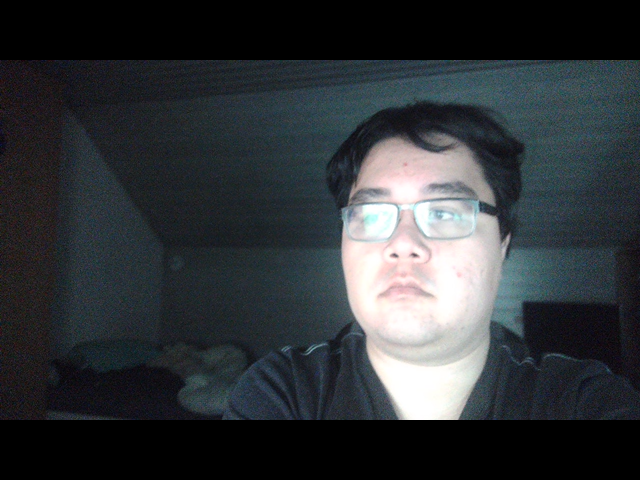
#> input picture src/solo/build_face/dataset/jan/00000.png, 640 x 480 px, given in place of the camera
$ python build_face_dataset.py
#> lines starting #> are read from the running program, lines starting #| are printed output that depends on the picture
import os
import time

import cv2
import imutils
from imutils.video import VideoStream

# load OpenCV's Haar cascade for face detection from disk
detector = cv2.CascadeClassifier("haarcascade_frontalface_default.xml")

# initialize the video stream, allow the camera sensor to warm up,
# and initialize the total number of example faces written to disk
# thus far
print("[INFO] starting video stream...")
vs = VideoStream(src=0).start()
# vs = VideoStream(usePiCamera=True).start()
time.sleep(2.0)
total = 0

# loop over the frames from the video stream
while True:
    frame = vs.read()
#> frame is the input picture: shape (480, 640, 3); mean B, G, R 56.9, 53.5, 49.5
    orig = frame.copy()
    frame = imutils.resize(frame, width=400)
#> frame: shape (300, 400, 3)

    # detect faces in the grayscale frame
    rects = detector.detectMultiScale(
        cv2.cvtColor(frame, cv2.COLOR_BGR2GRAY), scaleFactor=1.1,
        minNeighbors=5, minSize=(30, 30))
#> rects = [[194, 87, 124, 124]]

    # loop over the face detections and draw them on the frame
    for (x, y, w, h) in rects:
        cv2.rectangle(frame, (x, y), (x + w, y + h), (0, 255, 0), 2)
#> this loop made 1 pass
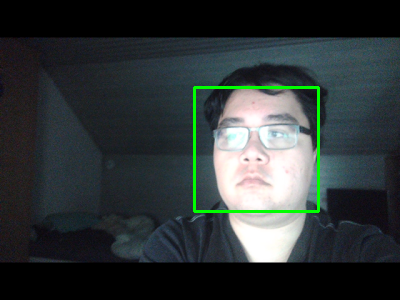
#> frame: shape (300, 400, 3); mean B, G, R 55.8, 55.6, 48.5

    # show the output frame
    cv2.imshow("Frame", frame)
    key = cv2.waitKey(1) & 0xFF
#> (key q is pressed here)

    # if the `q` key was pressed, write the *original* frame to disk
    # so we can later process it and use it for face recognition
    if key == ord("q"):
        p = os.path.sep.join(["dataset/jan/{}.png".format(
            str(total).zfill(5))])
        cv2.imwrite(p, orig)
        total += 1

    # if the `q` key was pressed, break from the loop
    elif key == 27:
        break

# do a bit of cleanup
print("[INFO] {} face images stored".format(total))
print("[INFO] cleaning up...")
cv2.destroyAllWindows()
vs.stop()

$ run again, on src/solo/build_face/dataset/jan/00001.png
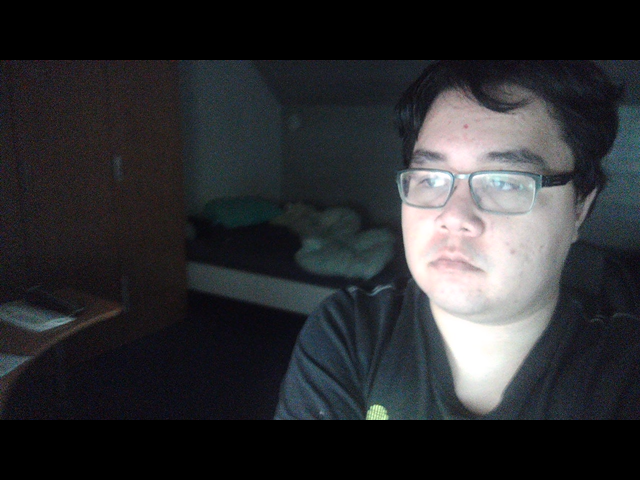
#> input picture src/solo/build_face/dataset/jan/00001.png, 640 x 480 px, given in place of the camera
#> frame is the input picture: shape (480, 640, 3); mean B, G, R 49.8, 46.9, 46.1
#> rects = [[233, 77, 117, 117], [262, 126, 96, 96]]
#> the loop `for (x, y, w, h) in rects:` made 2 passes
#> after the loop `for (x, y, w, h) in rects:`:
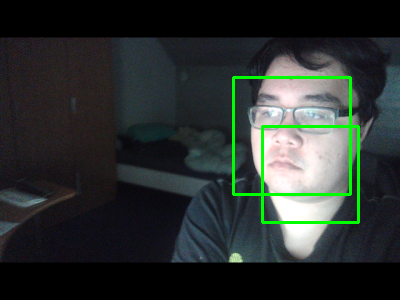
#> frame: shape (300, 400, 3); mean B, G, R 47.3, 49.8, 43.6

$ run again, on src/solo/build_face/dataset/jan/00002.png
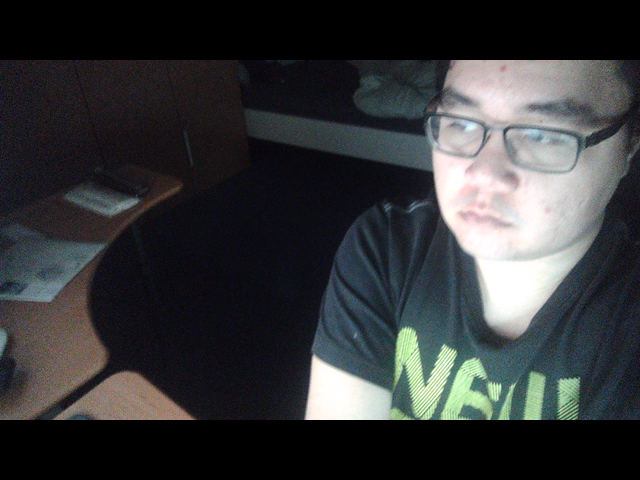
#> input picture src/solo/build_face/dataset/jan/00002.png, 640 x 480 px, given in place of the camera
#> frame is the input picture: shape (480, 640, 3); mean B, G, R 56.6, 54.9, 53.3
#> rects = [[248, 31, 133, 133]]
#> the loop `for (x, y, w, h) in rects:` made 1 pass
#> after the loop `for (x, y, w, h) in rects:`:
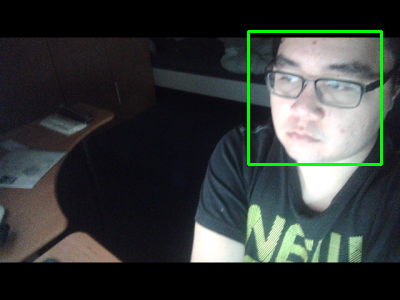
#> frame: shape (300, 400, 3); mean B, G, R 55.7, 57.5, 52.5

$ run again, on src/solo/build_face/dataset/jan/00003.png
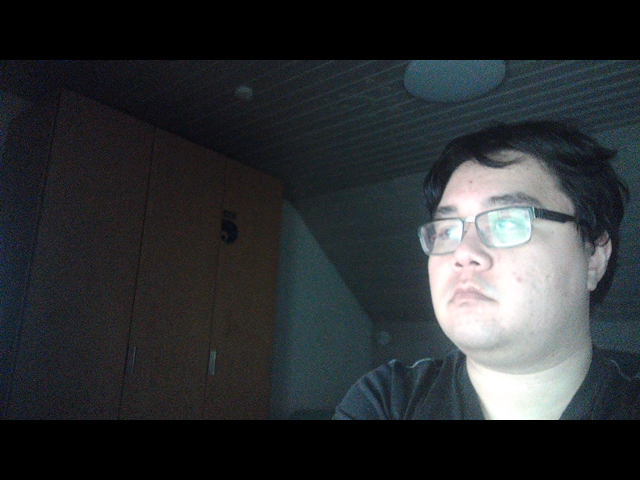
#> input picture src/solo/build_face/dataset/jan/00003.png, 640 x 480 px, given in place of the camera
#> frame is the input picture: shape (480, 640, 3); mean B, G, R 51.3, 48.6, 45.4
#> rects = [[250, 104, 110, 110]]
#> the loop `for (x, y, w, h) in rects:` made 1 pass
#> after the loop `for (x, y, w, h) in rects:`:
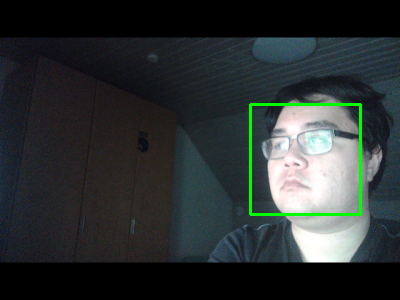
#> frame: shape (300, 400, 3); mean B, G, R 50.1, 50.3, 44.4
